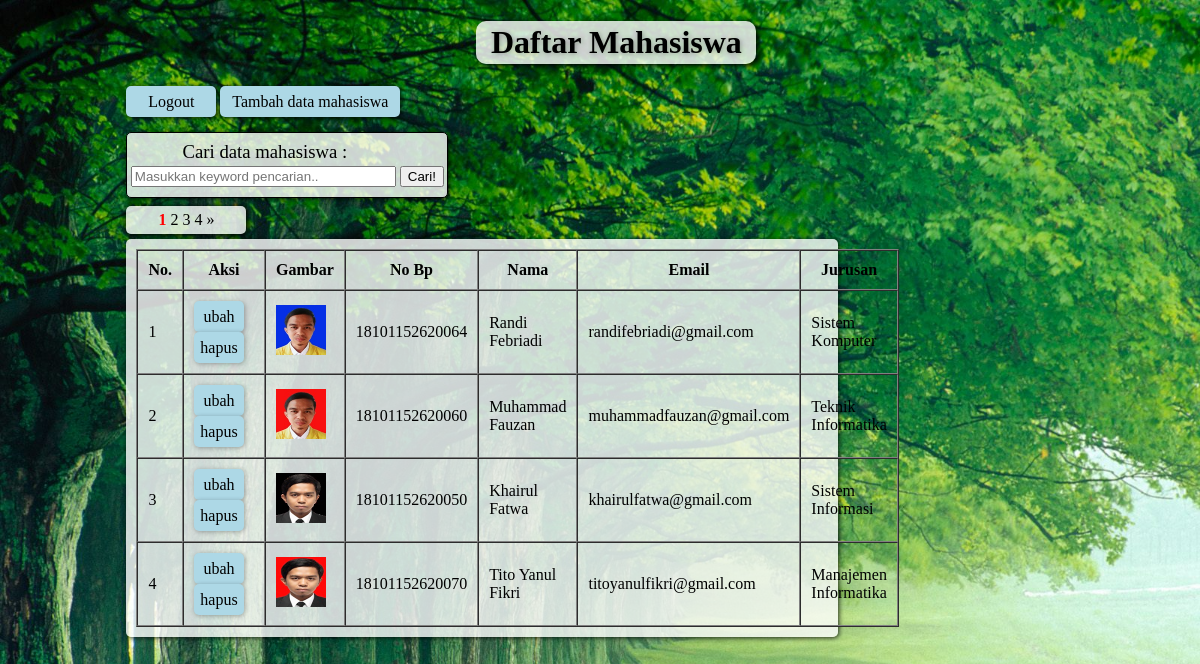
The app's page /index.php (signed in) with its own data.
### tables this page shows
CREATE TABLE `mahasiswa` (
  `id` int(11) NOT NULL,
  `nama` varchar(200) NOT NULL,
  `nobp` char(14) NOT NULL,
  `email` varchar(100) NOT NULL,
  `jurusan` varchar(100) NOT NULL,
  `gambar` varchar(100) NOT NULL
);

### functions.php (called while the page is built, shortened)
<?php
$conn = mysqli_connect("localhost", "root", "", "phpdasar");
function query($query)
{
	global $conn;
	$result = mysqli_query($conn, $query);
	$rows = [];
	while ($row = mysqli_fetch_assoc($result)) {
		$rows[] = $row;
	}
	return $rows;
}

### index.php (the view, shortened to what this page needs)
<?php
require 'functions.php';
if (isset($_POST["cari"])) {
	$_SESSION["keyword"] = $_POST["keyword"];
	$mahasiswa = cari($_SESSION["keyword"]);
	if (isset($_GET["hal"])) {
		if ($_GET["hal"] > 1) {
			header('Location: index.php');
		}
	}
	$sessi = $_SESSION["keyword"];
} else {
	$sessi = $_SESSION["keyword"];
}
$jumlahDataPerhalaman = 4;
if (isset($sessi)) {
	$jumlahData = count(query("SELECT * FROM mahasiswa
				WHERE
			  nama LIKE '%$sessi%' OR
			  nobp LIKE '%$sessi%' OR
			  email LIKE '%$sessi%' OR
			  jurusan LIKE '%$sessi%'
				;"));
} else {
	$jumlahData = count(query("SELECT * FROM mahasiswa"));
}
$jumlahHalaman = ceil($jumlahData / $jumlahDataPerhalaman);
$halamanAktif = (isset($_GET["hal"])) ? $_GET["hal"] : 1;
$awalData = ($jumlahDataPerhalaman * $halamanAktif) - $jumlahDataPerhalaman;
if (isset($sessi)) {
	$mahasiswa = query("SELECT * FROM mahasiswa WHERE
			  nama LIKE '%$sessi%' OR
			  nobp LIKE '%$sessi%' OR
			  email LIKE '%$sessi%' OR
			  jurusan LIKE '%$sessi%' LIMIT $awalData, $jumlahDataPerhalaman");
} else {
	$mahasiswa = query("SELECT * FROM mahasiswa LIMIT $awalData, $jumlahDataPerhalaman");
}
?>
<!DOCTYPE html>
<html>
<head>
</head>
<body>
	<div class="container">
		<div class="h1">
			<h1>Daftar Mahasiswa</h1>
		</div>
		<div class="tambah2">
			<a href="logout.php" class="tambah1">Logout</a>
		</div>
		<div class="tambah">
			<a href="tambah.php" class="tambah1">Tambah data mahasiswa</a>
		</div>
		<form action="" method="post" class="cr">
			<h3>Cari data mahasiswa : </h3>
			<div class="cr1">
				<input type="text" name="keyword" size="30" autofocus placeholder="Masukkan keyword pencarian.." autocomplete="off">
				<button type="submit" name="cari">Cari!</button>
			</div>
		</form>
		<div class="hal1">
			<?php for ($i = 1; $i <= $jumlahHalaman; $i++) : ?>
				<?php if ($i == $halamanAktif) : ?>
					<a href="?hal=<?= $i; ?>" class="hal2 hal3"><?= $i; ?></a>
				<?php else : ?>
					<a href="?hal=<?= $i; ?>" class="hal2"><?= $i; ?></a>
				<?php endif ?>
			<?php endfor; ?>
			<?php if ($halamanAktif < $jumlahHalaman) : ?>
				<a href="?hal=<?= $halamanAktif + 1; ?>" class="hal2">&raquo;</a>
			<?php endif; ?>
		</div>
		<div class="tabel">
			<table border="1" cellpadding="10" cellspacing="0">
				<tr>
					<th>No.</th>
					<th>Aksi</th>
					<th>Gambar</th>
					<th>No Bp</th>
					<th>Nama</th>
					<th>Email</th>
					<th>Jurusan</th>
				</tr>
				<?php $i = 1; ?>
				<?php foreach ($mahasiswa as $row) : ?>
					<tr>
						<td><?= $i; ?></td>
						<td>
							<a href="ubah.php?id=<?= $row["id"]; ?>" class="uh">
								<div class="ubah">ubah</div>
							</a>
							<a href="hapus.php?id=<?= $row["id"]; ?>" class="uh" onclick="return confirm('Yakin hapus data <?= $row["nama"]; ?>?');">
								<div class="hapus">hapus</div>
							</a>
						</td>
						<td><img src="img/<?= $row["gambar"]; ?>" width="50"></td>
						<td><?= $row["nobp"]; ?></td>
						<td><?= $row["nama"]; ?></td>
						<td><?= $row["email"]; ?></td>
						<td><?= $row["jurusan"]; ?></td>
					</tr>
					<?php $i++; ?>
				<?php endforeach; ?>
			</table>
		</div>
	</div>
</body>
</html>

### index.php (style rules this page uses)
body { background-image: url(img/bg1.jpg); background-size: cover; background-repeat: no-repeat; }
.h1 { width: 280px; background-color: rgba(255, 255, 255, .8); text-align: center; margin-left: 350px; text-shadow: 1px 1px 5px rgba(0, 0, 0, .3); border-radius: 10px; box-shadow: 2px 2px 5px rgba(0, 0, 0, .9); }
h1 { padding: 3px 0; }
.tambah { width: 180px; background-color: lightblue; margin-bottom: 10px; text-align: center; line-height: 25px; border-radius: 5px; box-shadow: 1px 1px 5px rgba(0, 0, 0, .8); padding: 3px 0; display: inline-block; }
.tambah2 { width: 90px; background-color: lightblue; margin-bottom: 10px; text-align: center; line-height: 25px; border-radius: 5px; box-shadow: 1px 1px 5px rgba(0, 0, 0, .8); padding: 3px 0; display: inline-block; }
a { text-decoration: none; color: black; }
.ubah, .hapus { width: 50px; height: 25px; background-color: lightblue; text-align: center; line-height: 25px; float: left; margin-right: 10px; border-radius: 5px; box-shadow: 1px 1px 5px rgba(0, 0, 0, .3); padding: 3px 0; }
.tabel { width: 73%; padding: 10px; box-shadow: 1px 1px 5px rgba(0, 0, 0, .8); background-color: rgba(255, 255, 255, .8); border-radius: 5px; }
.cr { width: 320px; text-align: center; padding: 5px 0; margin: 5px 0 8px 0; border: 1px solid black; border-radius: 5px; box-shadow: 1px 1px 5px rgba(0, 0, 0, .8); background-color: rgba(255, 255, 255, .8); }
.cr1 { padding-bottom: 5px; }
h3 { padding: 3px 0; margin: 0 45px 0 0; font-weight: normal; }
.hal1 { width: 100px; text-align: center; padding: 5px 10px; background-color: rgba(255, 255, 255, .8); border-radius: 5px; margin-bottom: 5px; box-shadow: 1px 1px 5px 2px rgba(0, 0, 0, .8); }
.hal3 { color: red; font-weight: bold; }
.container { margin: 0 10%; }

### records on screen
mahasiswa: gambar (picture), nobp "18101152620064", nama "Randi Febriadi", email "randifebriadi@gmail.com", jurusan "Sistem Komputer"
mahasiswa: gambar (picture), nobp "18101152620060", nama "Muhammad Fauzan", email "muhammadfauzan@gmail.com", jurusan "Teknik Informatika"
mahasiswa: gambar (picture), nobp "18101152620050", nama "Khairul Fatwa", email "khairulfatwa@gmail.com", jurusan "Sistem Informasi"
mahasiswa: gambar (picture), nobp "18101152620070", nama "Tito Yanul Fikri", email "titoyanulfikri@gmail.com", jurusan "Manajemen Informatika"
